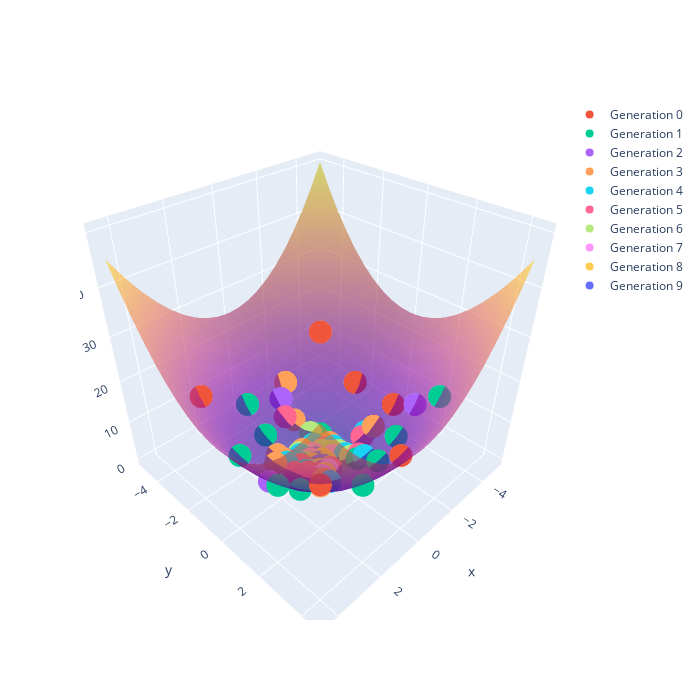

The notebook cell saved with this chart:
### Code cell
xs, ys, x, y = make_mesh(LIMITS)

z = xs**2 + ys**2

fig = go.Figure()
fig.add_trace(go.Surface(x=x,y=y,z=z, opacity=0.6,showscale=False))

for i, gen in enumerate(test.generation_history):
    if i < 10:
        ptsx = np.array([x for x, _ in gen])
        ptsy = np.array([y for _, y in gen])
        ptsz = ptsx**2 + ptsy**2
        fig.add_trace(go.Scatter3d(x=ptsx, y=ptsy, z=ptsz, mode='markers',name=f'Generation {i}'))
        

fig.update_layout(width=700, height=700, showlegend=True)
fig.show()
